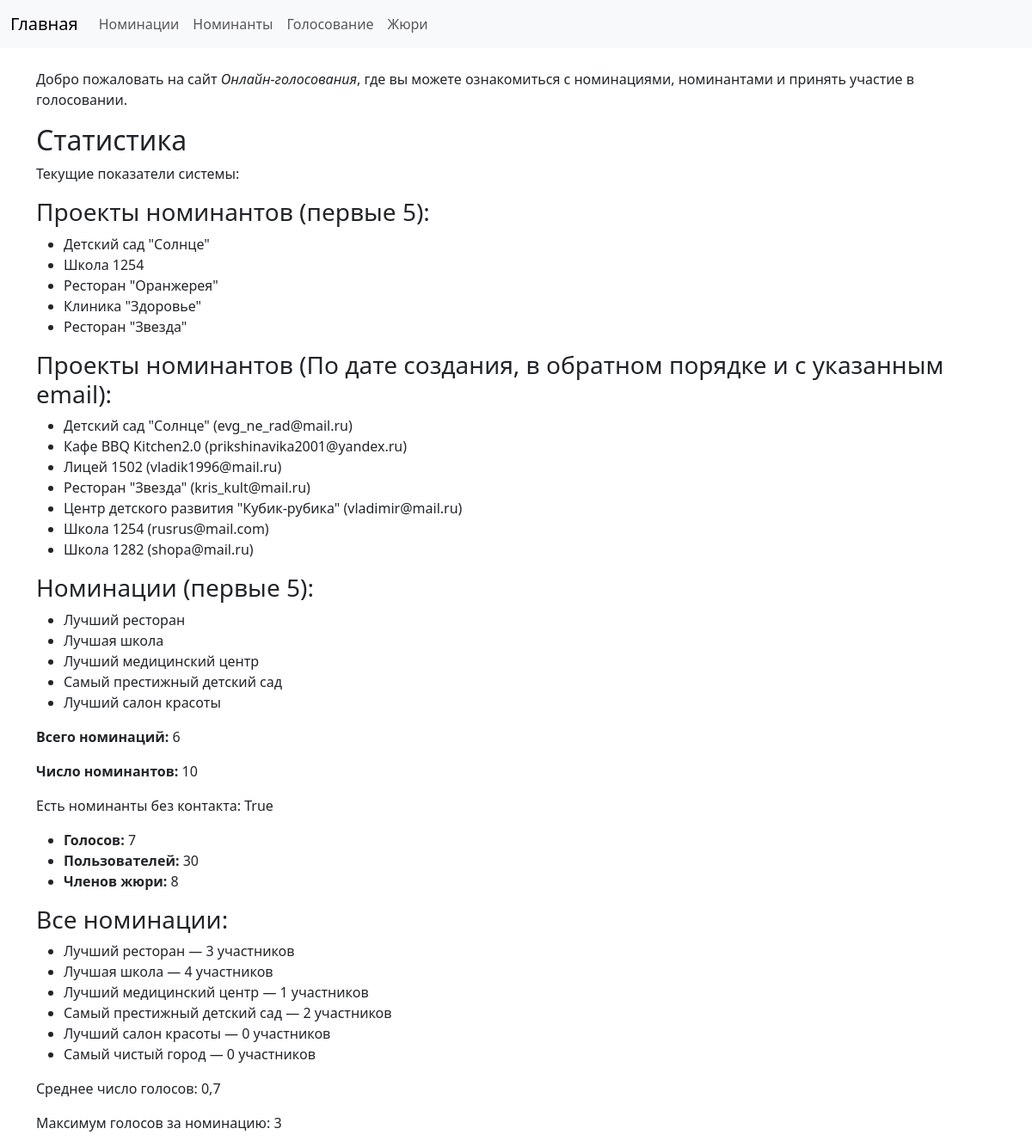
The app's page /nomination/ with its own data.
### nomination/models.py (models this page shows, shortened)
class Nominee(models.Model):
    nomination = models.ForeignKey(Nomination, verbose_name=_('Номинация'), on_delete=models.CASCADE, related_name='nominees')
    user = models.ForeignKey(User, verbose_name=_('Пользователь-номинант'), on_delete=models.CASCADE, related_name='nominee_profiles')
    project_name = models.CharField(_('Название проекта'), max_length=200)
    description = models.TextField(_('Описание проекта'), blank=True)
    contact = models.EmailField(_('Контактный email'), blank=True, null=True)
    created_at = models.DateTimeField(verbose_name='Дата создания', default=timezone.now)
    attachment = models.FileField(
        _('Вложение'),
        upload_to='nominee_files/',
        blank=True,
        null=True,
        help_text='Загрузите файл с описанием проекта'
    )
    project_url = models.URLField(_('Ссылка на проект'), blank=True, null=True)
    class Meta:
        verbose_name = _('Номинант')
        verbose_name_plural = _('Номинанты')
        ordering = ['-created_at']
        unique_together = ('nomination', 'user')
    def __str__(self):
        return f"{self.project_name} ({self.user.email})"

class User(models.Model):
    name = models.CharField(_('Имя'), max_length=30, blank=True)
    surname = models.CharField(_('Фамилия'), max_length=30, blank=True)
    email = models.EmailField(_('Электронная почта'), unique=True)
    role = models.ForeignKey(Role, verbose_name='Роль', on_delete=models.PROTECT, related_name='users')
    subscriptions = models.ManyToManyField(
        Nomination,
        through='Subscription',
        through_fields=('user', 'nomination'),
        related_name='subscribed_users',
        blank=True,
    )
    class Meta:
        verbose_name = 'Пользователь'
        verbose_name_plural = 'Пользователи'

class Nomination(models.Model):
    name = models.CharField(_('Название номинации'), max_length=200)
    description = models.TextField(_('Описание'), blank=True)
    created_date = models.DateTimeField(_('Дата создания'), default=timezone.now)
    end_date = models.DateTimeField(_('Дата завершения'), blank=True, null=True)
    class Meta:
        verbose_name = _('Номинация')
        verbose_name_plural = _('Номинации')

### nomination/views.py (the view)
# urls.py: path('', views.index, name='index'),
def index(request):
    num_nominations = Nomination.objects.count()
    num_nominees = Nominee.objects.count()
    num_votes = Vote.objects.count()
    num_users = User.objects.count()
    num_jury_members = Jury.objects.count()
    nominee_projects = Nominee.objects.values_list('project_name', flat=True)[:5]
    nominee_order = Nominee.objects.exclude(contact__isnull=True).order_by('project_name')
    nomination_names = Nomination.objects.values('name')[:5]
    has_nominees_without_contact = Nominee.objects.filter(contact__isnull=True).exists()
    nominations = Nomination.objects.annotate(num_nominees=Count('nominees'))
    avg_votes = Nominee.objects.annotate(votes_count=Count('votes')).aggregate(avg=Avg('votes_count'))
    max_votes = Nominee.objects.annotate(votes_count=Count('votes')).aggregate(max=Max('votes_count'))
    return render(
        request,
        'nomination/index.html',
        context={
            'num_nominations': num_nominations,
            'num_nominees': num_nominees,
            'num_votes': num_votes,
            'num_users': num_users,
            'num_jury_members': num_jury_members,
            'nominee_projects': nominee_projects,
            'nominee_order': nominee_order,
            'nomination_names': nomination_names,
            'has_nominees_without_contact': has_nominees_without_contact,
            'nominations': nominations,
            'avg_votes': avg_votes['avg'],
            'max_votes': max_votes['max'],
        },
    )

### nomination/templates/nomination/index.html (shortened to what this page needs)
{% extends 'base.html' %}
{% block content %}
<p>Добро пожаловать на сайт <em>Онлайн-голосования</em>, где вы можете ознакомиться с номинациями, номинантами и принять участие в голосовании.</p>
<h2>Статистика</h2>
<p>Текущие показатели системы:</p>
<h3>Проекты номинантов (первые 5):</h3>
<ul>
  {% for project in nominee_projects %}
    <li>{{ project }}</li>
  {% endfor %}
</ul>
<h3>Проекты номинантов (По дате создания, в обратном порядке и с указанным email):</h3>
<ul>
  {% for project in nominee_order %}
    <li>{{ project }}</li>
  {% endfor %}
</ul>
<h3>Номинации (первые 5):</h3>
<ul>
  {% for nomination in nomination_names %}
    <li>{{ nomination.name }}</li>
  {% endfor %}
</ul>
<p><strong>Всего номинаций:</strong> {{ num_nominations }}</p>
<p><strong>Число номинантов:</strong> {{ num_nominees }}</p>
<p>Есть номинанты без контакта: {{ has_nominees_without_contact }}</p>
<ul>
  <li><strong>Голосов:</strong> {{ num_votes }}</li>
  <li><strong>Пользователей:</strong> {{ num_users }}</li>
  <li><strong>Членов жюри:</strong> {{ num_jury_members }}</li>
</ul>
<h3>Все номинации:</h3>
<ul>
  {% for nomination in nominations %}
    <li>{{ nomination.name }} — {{ nomination.num_nominees }} участников</li>
  {% endfor %}
</ul>
<p>Среднее число голосов: {{ avg_votes }}</p>
<p>Максимум голосов за номинацию: {{ max_votes }}</p>
{% endblock %}

### nomination/templates/base.html (shortened to what this page needs)
{% load static %}
<!DOCTYPE html>
<html lang="ru">
<head>
    <link href="https://cdn.jsdelivr.net/npm/bootstrap@5.3.0/dist/css/bootstrap.min.css" rel="stylesheet">
</head>
<body>
    <nav class="navbar navbar-expand-lg navbar-light bg-light mb-4" aria-label="Основная навигация сайта">
        <div class="container-fluid">
            <a class="navbar-brand" href="{% url 'index' %}">Главная</a>
            <div class="collapse navbar-collapse" id="navbarNav">
                <ul class="navbar-nav">
                    <li class="nav-item"><a class="nav-link" href="{% url 'nominations' %}">Номинации</a></li>
                    <li class="nav-item"><a class="nav-link" href="{% url 'nominees' %}">Номинанты</a></li>
                    <li class="nav-item"><a class="nav-link" href="{% url 'votes' %}">Голосование</a></li>
                    <li class="nav-item"><a class="nav-link" href="{% url 'jury_panel' %}">Жюри</a></li>
                </ul>
            </div>
        </div>
    </nav>
    <main role="main" class="container">
        {% block content %}
        {% endblock %}
    </main>
</body>
</html>

### records on screen
Nominee: project_name+user "Детский сад \"Солнце\" (evg_ne_rad@mail.ru)"
Nominee: project_name+user "Кафе BBQ Kitchen2.0 (prikshinavika2001@yandex.ru)"
Nominee: project_name+user "Лицей 1502 (vladik1996@mail.ru)"
Nominee: project_name+user "Ресторан \"Звезда\" (kris_kult@mail.ru)"
Nominee: project_name+user "Центр детского развития \"Кубик-рубика\" (vladimir@mail.ru)"
Nominee: project_name+user "Школа 1254 (rusrus@mail.com)"
Nominee: project_name+user "Школа 1282 (shopa@mail.ru)"
Nomination: name "Лучший ресторан", num_nominees "3"
Nomination: name "Лучшая школа", num_nominees "4"
Nomination: name "Лучший медицинский центр", num_nominees "1"
Nomination: name "Самый престижный детский сад", num_nominees "2"
Nomination: name "Лучший салон красоты", num_nominees "0"
Nomination: name "Самый чистый город", num_nominees "0"

### other values on screen
{{ project }} "Детский сад \"Солнце\"" "Школа 1254" "Ресторан \"Оранжерея\"" "Клиника \"Здоровье\"" "Ресторан \"Звезда\""
{{ nomination.name }} "Лучший ресторан" "Лучшая школа" "Лучший медицинский центр" "Самый престижный детский сад" "Лучший салон красоты"
{{ num_nominations }} "6"
{{ num_nominees }} "10"
{{ has_nominees_without_contact }} "True"
{{ num_votes }} "7"
{{ num_users }} "30"
{{ num_jury_members }} "8"
{{ avg_votes }} "0,7"
{{ max_votes }} "3"
